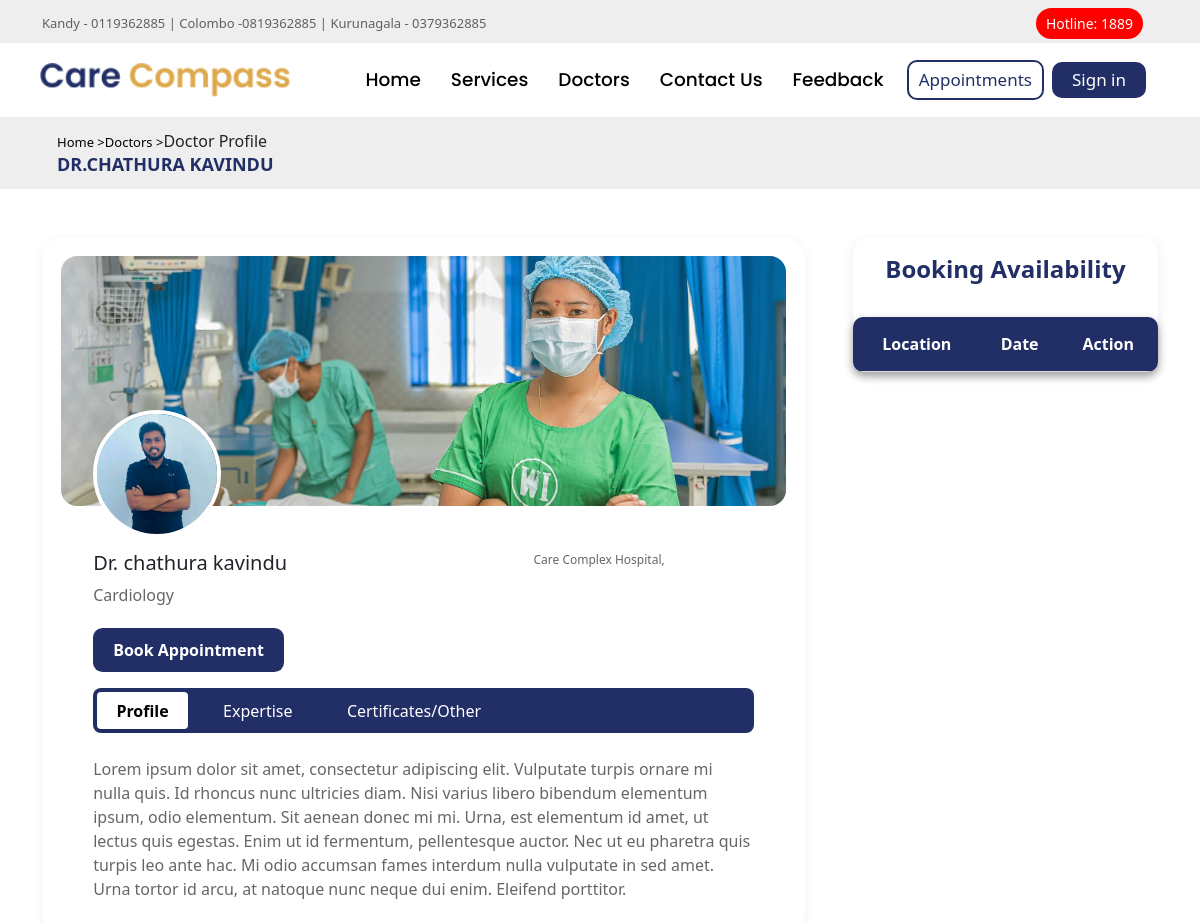
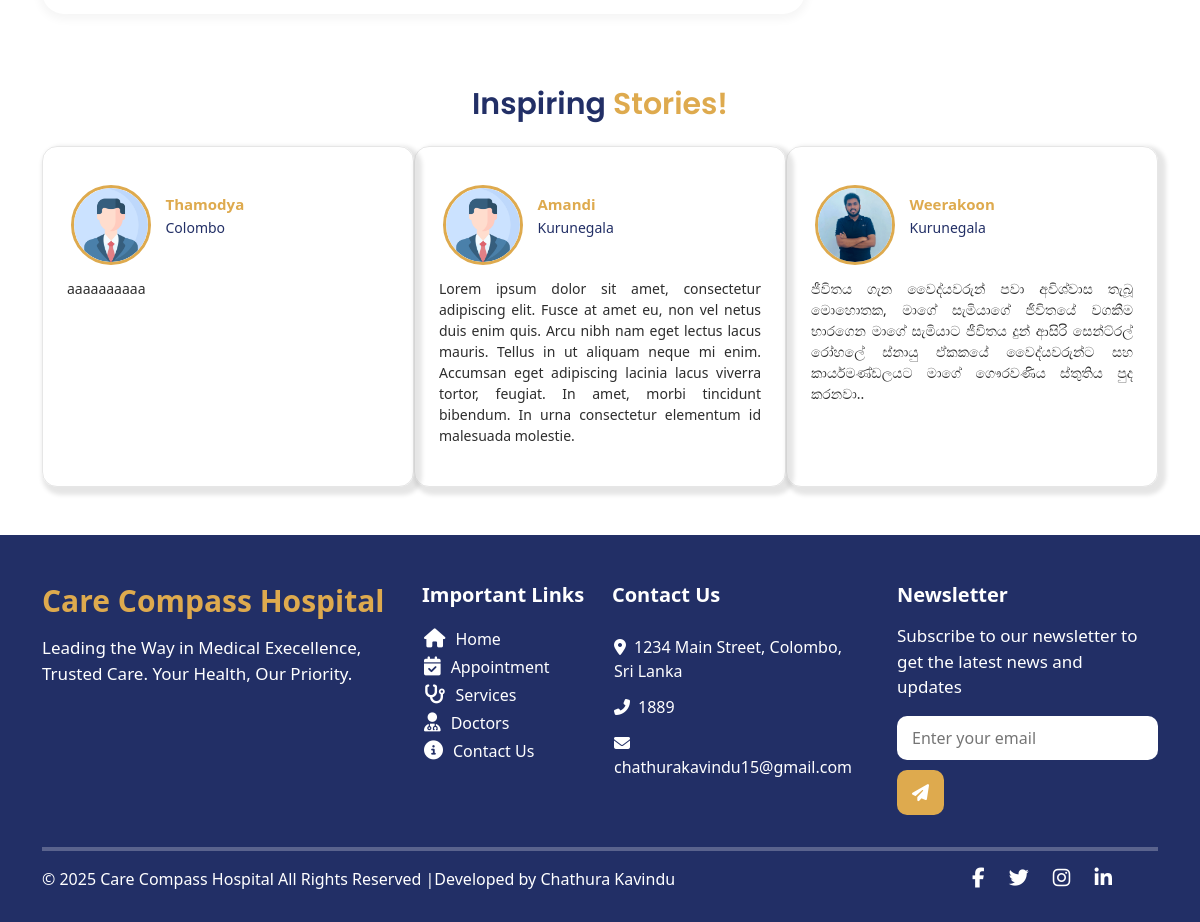
The page /doctor.php?id=1 on the database its author committed (2 pictures, top to bottom).
### tables this page shows
CREATE TABLE IF NOT EXISTS `doctors` (
  `id` int NOT NULL AUTO_INCREMENT,
  `regNo` int NOT NULL,
  `name` varchar(150) NOT NULL,
  `number` varchar(20) NOT NULL,
  `specialist` int NOT NULL,
  `image` varchar(250) DEFAULT NULL,
  `description` text,
  `experience` varchar(100) DEFAULT NULL,
  `certificates` varchar(250) NOT NULL,
  `language` varchar(100) NOT NULL,
  `userId` int DEFAULT NULL,
  `availability` int NOT NULL,
  PRIMARY KEY (`id`),
  UNIQUE KEY `regNo` (`regNo`)
);

CREATE TABLE IF NOT EXISTS `doctors_speciality` (
  `id` int NOT NULL AUTO_INCREMENT,
  `name` varchar(250) NOT NULL,
  PRIMARY KEY (`id`)
);

CREATE TABLE IF NOT EXISTS `feedbacks` (
  `id` int NOT NULL AUTO_INCREMENT,
  `name` varchar(100) NOT NULL,
  `email` varchar(100) DEFAULT NULL,
  `image` varchar(250) DEFAULT NULL,
  `message` text NOT NULL,
  `status` varchar(20) NOT NULL,
  `date` varchar(50) DEFAULT NULL,
  `location` varchar(60) NOT NULL,
  PRIMARY KEY (`id`)
);

### functions/doctors.php (called while the page is built, shortened)
<?php
function getDoctorById($id, $conn){
    $sql = "SELECT doctors.* ,s.id AS sId, s.name AS specialistName FROM doctors
    LEFT JOIN doctors_speciality s ON doctors.specialist=s.id WHERE doctors.id='$id'";
    $result = mysqli_query($conn, $sql);
    $doctor = mysqli_fetch_assoc($result);
    return $doctor;
}

### functions/appointment.php (called while the page is built, shortened)
<?php
function getDoctorSessions($conn, $doctorId)
{
    $sql = "SELECT * FROM sessions WHERE doctorID='$doctorId' ORDER BY date ASC";
    $result = mysqli_query($conn, $sql);
    $sessions = mysqli_fetch_all($result, MYSQLI_ASSOC);
    return $sessions;
}

### functions/patients.php (called while the page is built, shortened)
<?php
function getAllApprovedFeedbacks($conn, $start, $limit){
    $sql = "SELECT * FROM feedbacks WHERE status='Approved' ORDER BY id DESC LIMIT $start, $limit ";
    $result = mysqli_query($conn, $sql);
    $feedbacks = mysqli_fetch_all($result, MYSQLI_ASSOC);
    return $feedbacks;
}

### doctor.php (the view, shortened to what this page needs)
<?php
include 'functions/patients.php';
include 'functions/appointment.php';
$sessions = getDoctorSessions($conn, $_GET['id']);
$feedbacks = getAllApprovedFeedbacks($conn, 0, 3);
include 'db/config.php';
include 'functions/doctors.php';
$id = $_GET['id'];
$doctor = getDoctorById($id, $conn);
?>
<!DOCTYPE html>
<html lang="en">
<head>
    <link href="https://cdn.jsdelivr.net/npm/bootstrap@5.3.3/dist/css/bootstrap.min.css" rel="stylesheet">
    <link rel="stylesheet" href="https://cdnjs.cloudflare.com/ajax/libs/font-awesome/6.5.1/css/all.min.css">
    <link rel="stylesheet" href="assets/css/style.css">
    <link rel="stylesheet" href="assets/css/doctors.css">
</head>
<body>
    <?php include 'header.php'; ?>
    <div class="breadcrumb bg">
        <div class="container">
            <nav aria-label="breadcrumb">
                <ol class="breadcrumb">
                    <li class="breadcrumb-items"><a href="home.html">Home > </a></li>
                    <li class="breadcrumb-items"><a href="doctors.html">Doctors > </a></li>
                    <li class="breadcrumb-items active" aria-current="page">Doctor Profile</li>
                </ol>
            </nav>
            <h3 class="doctor-name">Dr.<?= $doctor['name'] ?? '' ?></h3>
        </div>
    </div>
    <div class="container">
        <div class="profile-grid">
            <div class="profile-content mb-4">
                <div class="cover-image">
                    <img src="assets/images/host.jpg" alt="Hospital">
                    <div class="profile-image">
                        <img src="assets/images/uploads/<?= $doctor['image'] ?? 'doctor2.jpg' ?>" alt="Dr. Chathura Kavindu">
                    </div>
                </div>
                <div class="profile-info">
                    <div class="d-flex">
                        <div class="col-md-8 col-sm-12">
                            <h2>Dr. <?= $doctor['name'] ?? '' ?></h2>
                            <p class="specialty"><?= $doctor['specialistName'] ?></p>
                            <form action="appointment.php" method="post">
                                <button class="book-btn" name="search" value="Search">Book Appointment</button>
                            </form>
                        </div>
                        <div class="col-md-4 col-sm-12 hospital-info">
                            <p>Care Complex Hospital,</p>
                        </div>
                    </div>
                    <div class="tabs">
                        <div class="tab-buttons">
                            <button class="tab-btn active" data-tab="profile">Profile</button>
                            <button class="tab-btn" data-tab="expertise">Expertise</button>
                            <button class="tab-btn" data-tab="certificates">Certificates/Other</button>
                        </div>
                        <div class="tab-content active" id="profile">
                            <p><?= $doctor['description'] ?? '' ?></p>
                        </div>
                    </div>
                </div>
            </div>
            <div class="">
                <div class="booking-section">
                    <h3>Booking Availability</h3>
                    <div id="doctorSessions" class="doctorSessions">
                        <?php if ($sessions != null) : ?>
                            <table class="table">
                                <thead>
                                    <tr>
                                        <th>Location</th>
                                        <th>Date</th>
                                        <th>Action</th>
                                    </tr>
                                </thead>
                            </table>
                        <?php else : ?>
                            <p class="doctor-name" style="text-align:center; font-size: 15px; margin: 10px;">No Sessions Found this time!</p>
                        <?php endif; ?>
                    </div>
                </div>
            </div>
        </div>
    </div>
    <section class="feedback mt-5 mb-5">
        <div class="container mt-5 mb-4">
            <h3 class="feedback-title text-center">Inspiring <span class="feedback-sub">Stories!</span></h3>
            <div class="carousel-containe mt-4">
                <div class="carousel-track raw justify-content-center">
                    <?php foreach ($feedbacks as $feedback):
                        if ($feedback['image'] == null) {
                            $feedback['image'] = 'profile.png';
                        }
                    ?>
                        <div class="col-md-4 col-sm-12 feedback-card p-4 ">
                            <div class="row align-items-center">
                                <div class="col-md-3 col-sm-6 p-0 ps-3">
                                    <img src="assets/images/uploads/patients/<?= $feedback['image'] ?>" alt="Doctor" class="feedback-img">
                                </div>
                                <div class="col-md-8 col-sm-6 p-4">
                                    <h3 class="pname m-0"><?= $feedback['name'] ?></h3>
                                    <p class="pBranch mt-1"><?= $feedback['location'] ?></p>
                                </div>
                            </div>
                            <div class="feedback-info">
                                <p class="feedback-description mt-0"><?= $feedback['message'] ?></p>
                            </div>
                        </div>
                    <?php endforeach; ?>
                </div>
            </div>
        </div>
    </section>
    <?php include 'footer.php'; ?>
</body>
</html>

### rows shown on the page
doctors: name "CHATHURA KAVINDU", image (picture), name "chathura kavindu", doctors_speciality.name "Cardiology", description "Lorem ipsum dolor sit amet, consectetur adipiscing elit. Vulputate turpis ornare mi nulla quis. Id rhoncus nunc ultricies diam. Nisi varius libero bibendum elementum ipsum, odio elementum. Sit aenean donec mi mi. Urna, est elementum id amet, ut lectus quis egestas. Enim ut id fermentum, pellentesque auctor. Nec ut eu pharetra quis turpis leo ante hac. Mi odio accumsan fames interdum nulla vulputate in sed amet. Urna tortor id arcu, at natoque nunc neque dui enim. Eleifend porttitor."
feedbacks: name "Thamodya", location "Colombo", message "aaaaaaaaaa"
feedbacks: name "Amandi", location "Kurunegala", message "Lorem ipsum dolor sit amet, consectetur adipiscing elit. Fusce at amet eu, non vel netus duis enim quis. Arcu nibh nam eget lectus lacus mauris. Tellus in ut aliquam neque mi enim. Accumsan eget adipiscing lacinia lacus viverra tortor, feugiat. In amet, morbi tincidunt bibendum. In urna consectetur elementum id malesuada molestie."
feedbacks: image (picture), name "Weerakoon", location "Kurunegala", message "ජීවිතය ගැන වෛද්යවරුන් පවා අවිශ්වාස තැබූ මොහොතක, මාගේ සැමියාගේ ජීවිතයේ වගකීම භාරගෙන මාගේ සැමියාට ජීවිතය දුන් ආසිරි සෙන්ට්රල් රෝහලේ ස්නායු ඒකකයේ වෛද්යවරුන්ට සහ කාර්යමණ්ඩලයට මාගේ ගෞරවණිය ස්තුතිය පුද කරනවා.."
